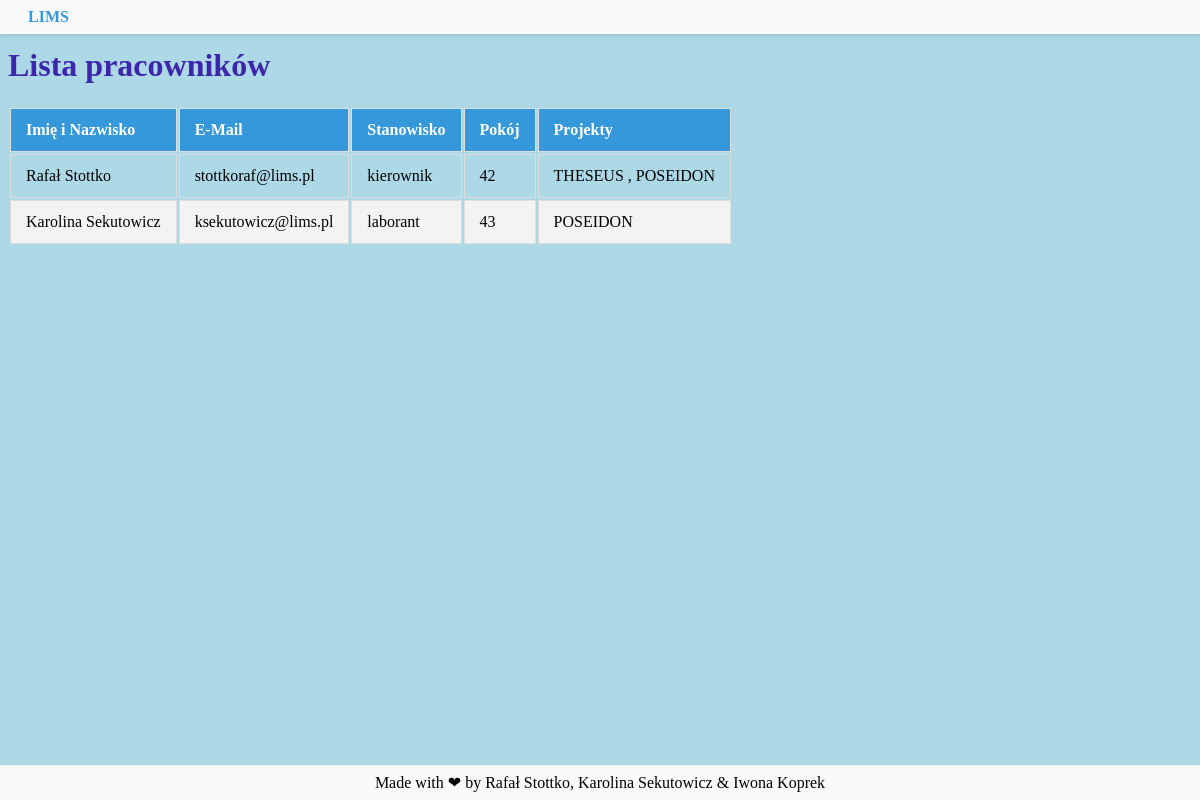
/employes/ (signed in), run on an earlier commit of the app's database.
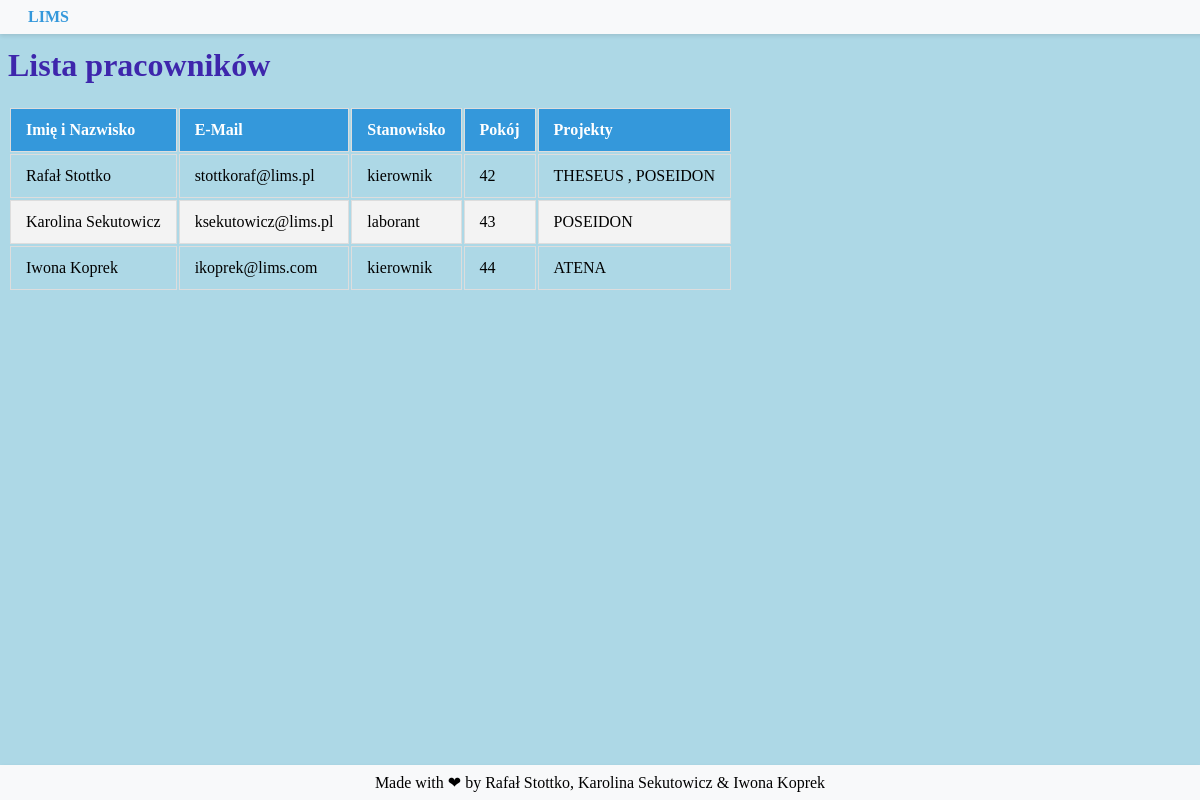
And on a later commit of the database.
### projekty/models.py (models this page shows, shortened)
class Employee(models.Model):
   full_name=models.CharField(max_length=40)
   mail=models.CharField(max_length=40, null=True)
   position=models.CharField(max_length=100)
   adres=models.CharField(max_length=100)
   room_number=models.IntegerField()
   telephone_number=models.CharField(max_length=12, null=True)
   team = models.ManyToManyField(Project)

class Project(models.Model):
   project_name=models.CharField(max_length=30)
   team_leader=models.CharField(max_length=30)
   description=models.CharField(max_length=400, null=True)
   class Meta:
      permissions = [
      ('view_projects', 'Can view projects'),
      ('add_projects', 'Can add projects'),
      ('change_projects', 'Can change projects'),
        ]

### projekty/views.py (the view)
# urls.py: path('employes/',employes_home, name='employes'),
@login_required
def employes_home(request):
	l = Employee.objects.all()
	return render(request, 'employes.html',{'l':l})

### templates/employes.html (shortened to what this page needs)
{% load static %}
<!DOCTYPE html>
<html lang='en'>
<head>
<link rel="stylesheet" href="{% static 'all_styles.css' %}">
</head>
<body>
    <header>
        <a href="{% url 'home_user' %}" class="site-name">LIMS</a>
    </header>
    <br>
    <h1>Lista pracowników</h1>
    <table class="table-modern">
        <thead>
            <tr>
                <th>Imię i Nazwisko</th>
                <th>E-Mail</th>
                <th>Stanowisko</th>
                <th>Pokój</th>
                <th>Projekty</th>
            </tr>
        </thead>
        <tbody>
            {% for obj in l %}
                <tr>
                    <td>{{ obj.full_name }}</td>
                    <td>{{ obj.mail }}</td>
                    <td>{{ obj.position }}</td>
                    <td>{{ obj.room_number }}</td>
                    <td>
                        {% for project in obj.team.all %}
                            {{ project.project_name }}
                            {% if not forloop.last %}, {% endif %}
                        {% endfor %}
                    </td>
                </tr>
            {% endfor %}
        </tbody>
    </table>
    <footer>
        Made with <span>&#10084;</span> by Rafał Stottko, Karolina Sekutowicz & Iwona Koprek
        </footer>
</body>
</html>

What changed in the data, as far as the page shows it:
added Employee: full_name "Iwona Koprek", mail "ikoprek@lims.com", position "kierownik", room_number "44"
added Project: project_name "ATENA", shown under "Iwona Koprek"
